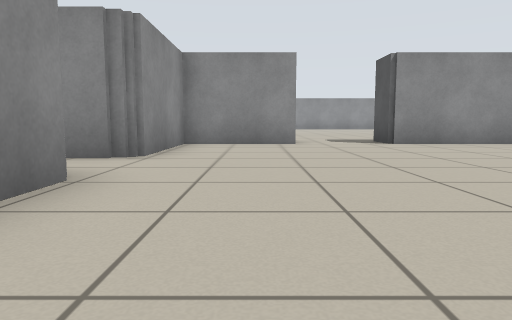
View 1 (above)

24 first-person views from a walk through a world built for the Player/Stage simulator. The camera is 0.5 m above the floor, tilts 6° down and sees 70° across. The lines on the ground mark 1 m squares. The floor is counted in squares, 1 m on a side. Each view is taken from the middle of a square. On the plan, view 1 faces up. The plan holds only what a view shows up to about 9 squares ahead; the rest is blank. The robots in the file are not drawn.

View 2
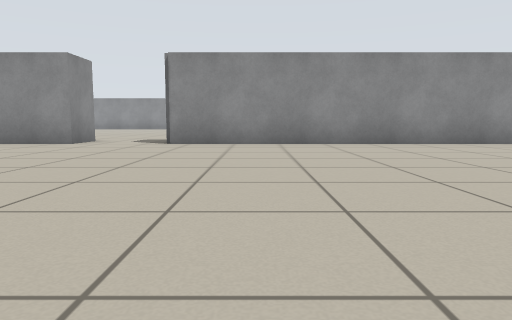

View 3
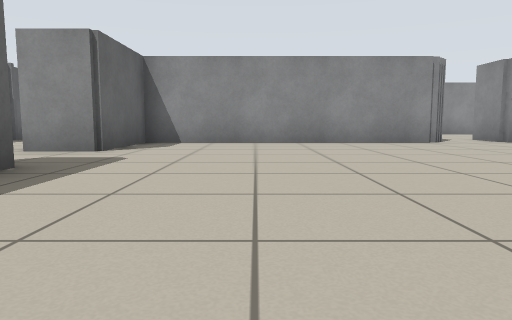

View 4
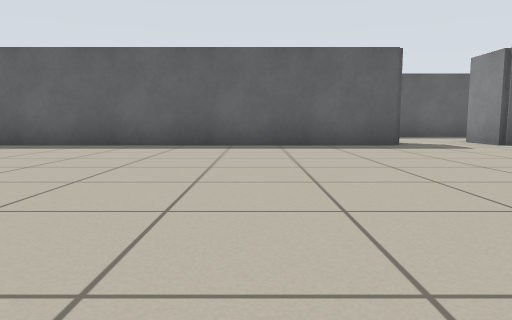

View 5
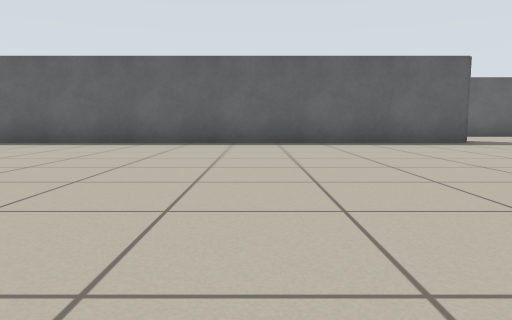

View 6
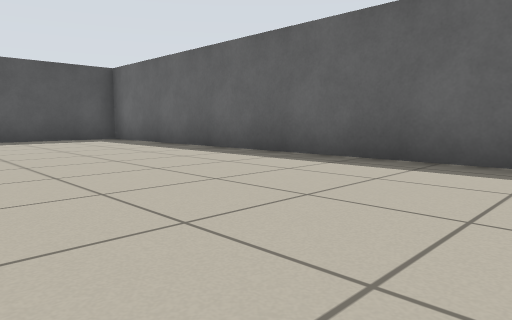

View 7
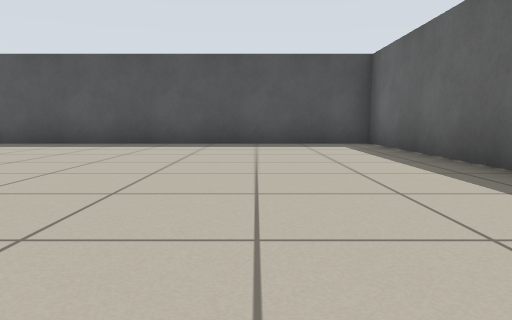

View 8
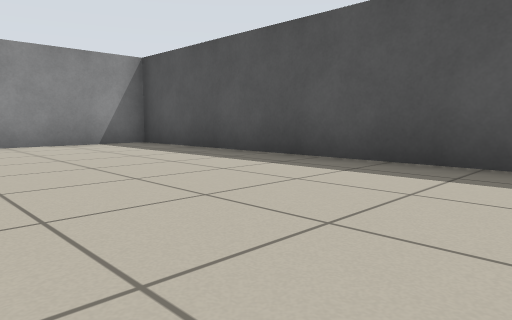

View 9
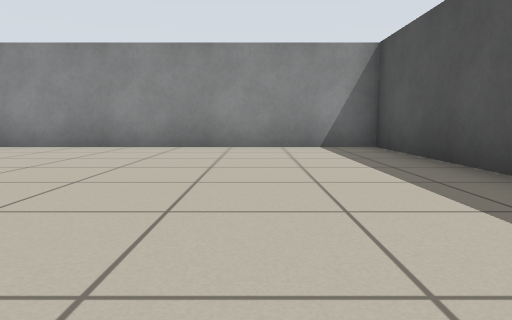

View 10
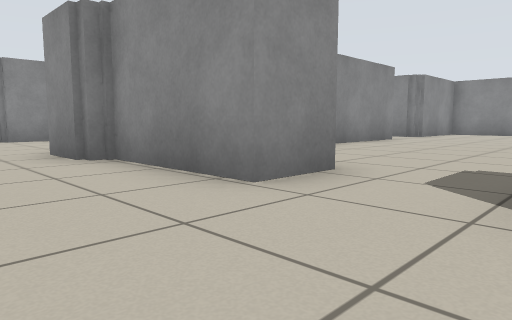

View 11
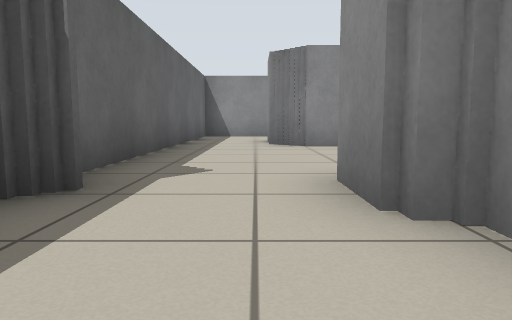

View 12
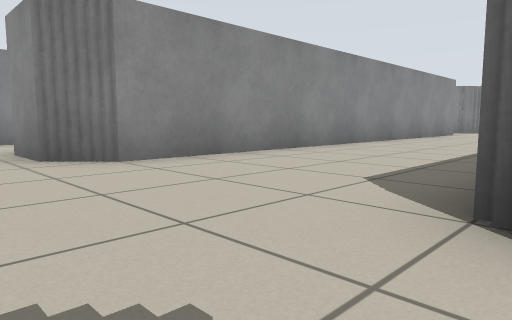

View 13
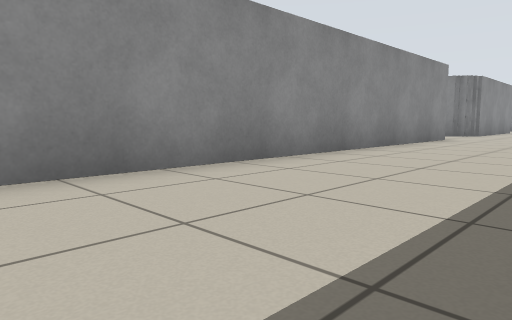

View 14
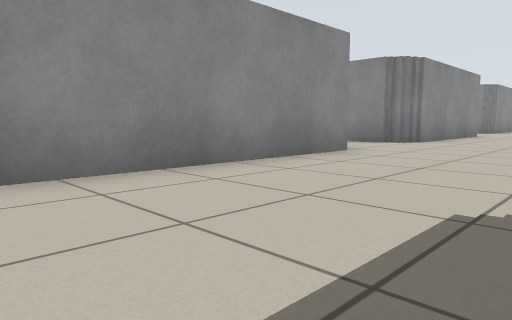

View 15
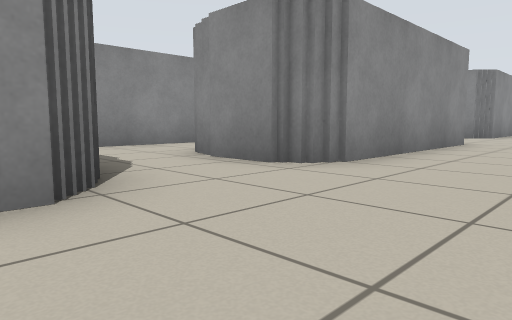

View 16
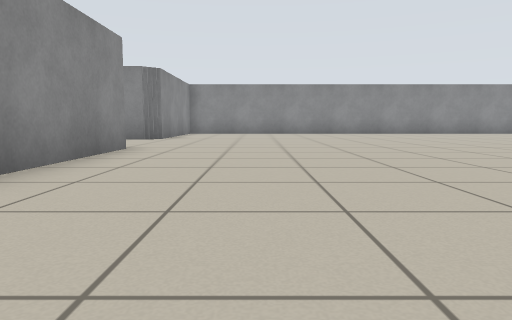

View 17
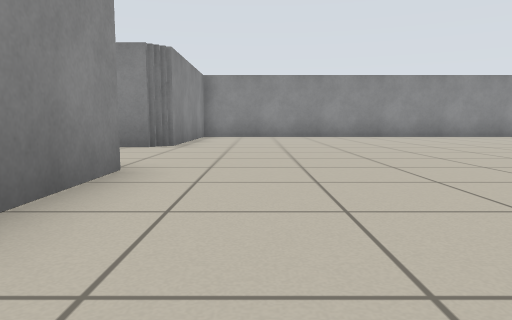

View 18
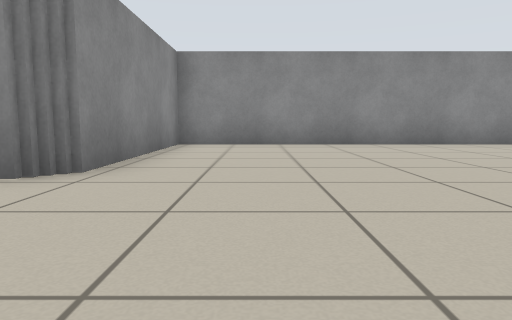

View 19
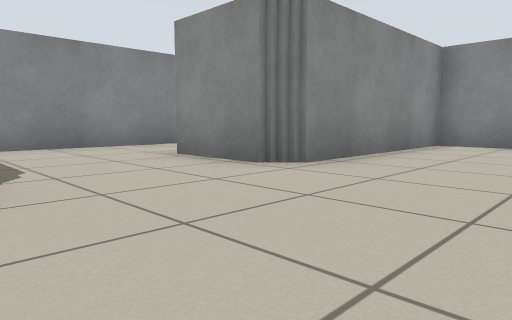

View 20
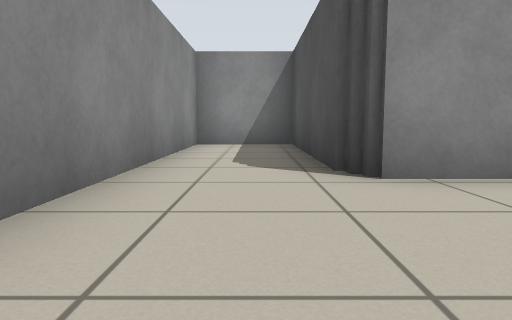

View 21
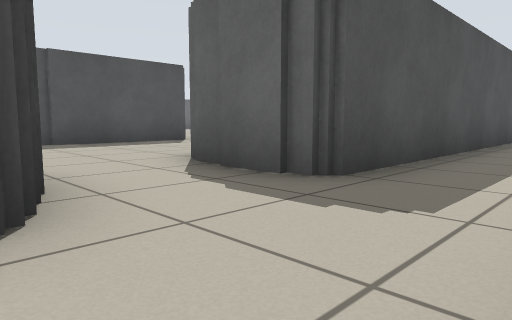

View 22
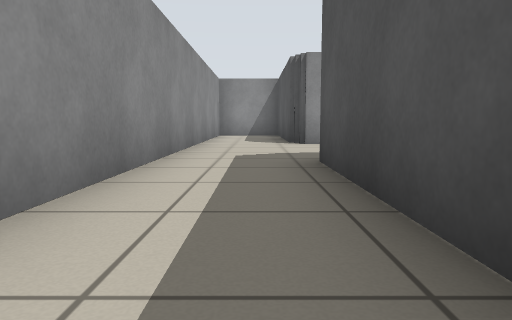

View 23
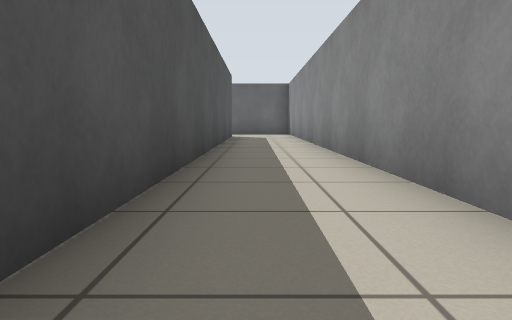

View 24
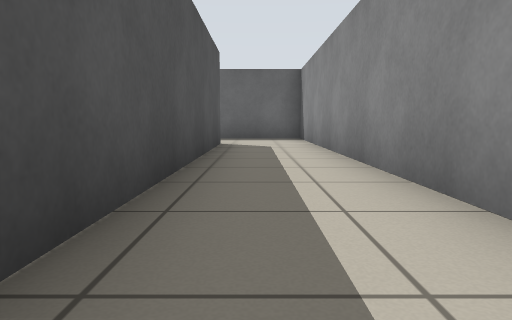

### Floor plan
Points are (right, up) in squares from view 1. A wall is a line through its corners. A room is listed if a view was taken in it or the views show most of it. See-through windows are left out.
Room 1 (views 1, 2, 3, 4, 5, 6, 7, 8, 9)
walls: (10.8, 8.2) (3, 8.2); (2.9, -3.6) (21.4, -3.6) (21.4, 8.2) (13.9, 8.2); (0.9, 8.2) (-1.6, 8.2) (-1.6, 5); (-1.6, 3.4) (-1.6, -3.6) (0.9, -3.6)
ways out: opening at (-2.5, 4) to room 2; opening at (1.5, -4.5) to room 2; opening at (1.5, 8.5) to room 2
Room 2 (views 10, 11, 12, 13, 14, 15, 16, 17, 18, 19, 20, 21, 22, 23, 24)
walls: (0.9, 9.2) (0.9, 8.2); (3, 8.2) (3, 9.2); (-3.5, 6.5) (-3.5, 8.9); (-1.6, 5) (-2.6, 5); (-7.4, 7.9) (-7.4, -5.3) (-8, -5.3); (-7.7, 10.3) (-9.6, 10.3); (-7.7, 10.9) (-7.7, 10.5) (-8, 10.5); (-7.4, 15.9) (-7.4, 10.8); (-10.2, 10.6) (-10.2, 15.6); (-7.6, 19.5) (-8.1, 19.5); (-12.3, 5.2) (-12.3, -6.1); (0.9, -3.6) (0.9, -4.9) (-1.9, -4.9); (-0.2, 24.1) (-7.7, 24.1) (-7.7, 19.2) (-10.2, 19.2) (-10.2, 24.1) (-12.3, 24.1) (-12.3, 9.9); (-1.8, -5.3) (-3.1, -5.3); (-7.7, -5) (-7.7, -5.5); (-8, -5.7) (-9.5, -5.7); (-10.2, -5.2) (-10.2, 8.4) (-8.1, 8.4); (-9.1, -7.7) (-3.5, -7.7)
ways out: opening at (-2.5, 4) to room 1; opening at (1.5, -4.5) to room 1; opening at (1.5, 8.5) to room 1

Where each view was taken, in squares from view 1:
view 1: 0 up, 0 right, facing up
view 2: 0 up, 5 right, facing up
view 3: 1 down, 7 right, facing left
view 4: 4 up, 6 right, facing down
view 5: 5 up, 8 right, facing down
view 6: 1 up, 11 right, facing down-right
view 7: 1 down, 13 right, facing right
view 8: 0 up, 17 right, facing up-right
view 9: 1 up, 19 right, facing up
view 10: 7 down, 3 right, facing up-left
view 11: 6 down, 0 right, facing left
view 12: 7 down, 3 left, facing up-left
view 13: 3 down, 4 left, facing up-left
view 14: 2 up, 4 left, facing up-left
view 15: 7 up, 5 left, facing up-left
view 16: 9 up, 5 left, facing up
view 17: 12 up, 6 left, facing up
view 18: 16 up, 6 left, facing up
view 19: 16 up, 5 left, facing up-left
view 20: 16 up, 11 left, facing up
view 21: 11 up, 12 left, facing down-right
view 22: 11 up, 11 left, facing up
view 23: 7 up, 11 left, facing down
view 24: 3 up, 11 left, facing down
